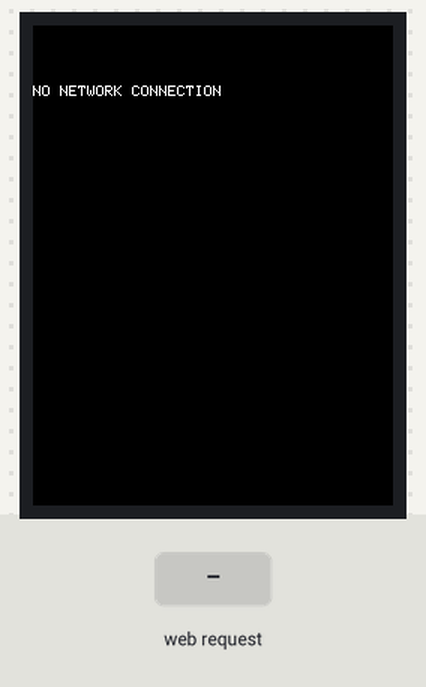
Bench run of a sketch on a simulated ESP32. Shown: 240×320 colour display. Inputs (shaded band) come from the test bench. WiFi joins after 1.5 s; servers stay silent unless stated; what the sketch prints to the serial monitor is not drawn.

Above: at 0.8 s.
3.1 s: HTTP request GET /buttonA received
At 4.3 s:
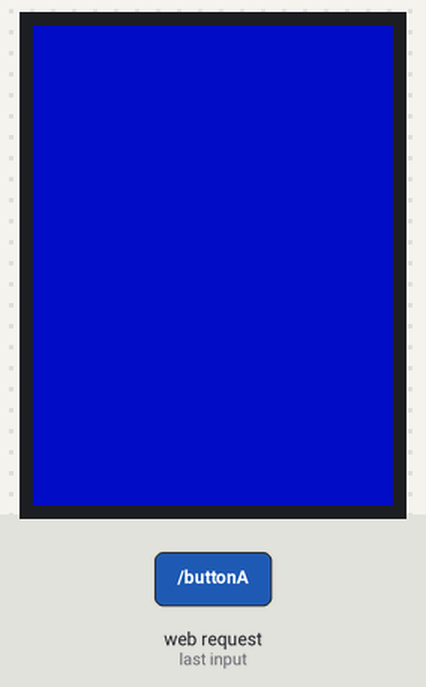
4.6 s: HTTP request GET /buttonB received
At 5.5 s:
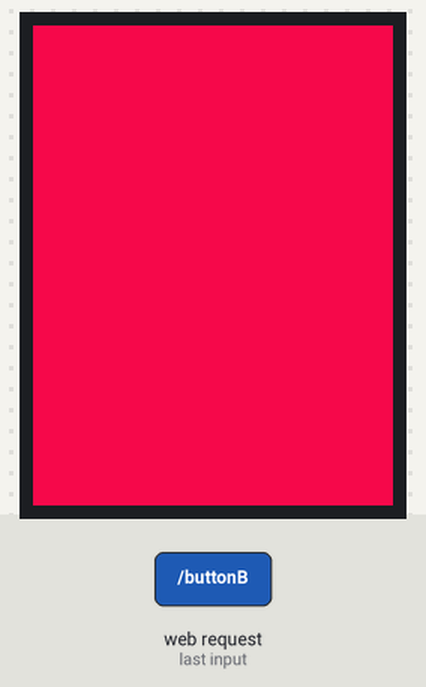
Timing chart, 0 to 7.6 s (numbered marks = the images above; inputs shaded):
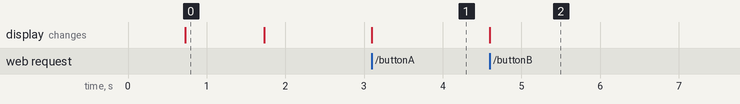

Measured:
- after the input at 3.1 s, the display: changes at once (image 1)
- after the input at 4.6 s, the display: changes at once (image 2)
- what the display in image 0 shows lasts 1.0 s, from 0.7 s to 1.7 s

The sketch:

hosted_server.ino
```cpp
#include <TFT_eSPI.h>
#include "SPI.h"
#include <WiFi.h>
#include <WebServer.h>

#define NET_ID "esp32"

const char* ssid     = NET_ID;

WebServer server(80);

TFT_eSPI tft = TFT_eSPI();

String theWebpage = "<html><a href=/buttonA><button>A Button</button></a><a href=/buttonB><button>B Button</button></a></html>";

void handleRoot() {
  server.send(200, "text/html", theWebpage);
}

void handleClickA(){
  server.send(200, "text/html", theWebpage);
  tft.fillScreen(120);
}

void handleClickB(){
  server.send(200, "text/html", theWebpage);
  tft.fillScreen(10612809);
}

void handleNotFound() {
  String message = "File Not Found\n\n";
  message += "URI: ";
  message += server.uri();
  message += "\nMethod: ";
  message += (server.method() == HTTP_GET) ? "GET" : "POST";
  message += "\nArguments: ";
  message += server.args();
  message += "\n";
  for (uint8_t i = 0; i < server.args(); i++) {
    message += " " + server.argName(i) + ": " + server.arg(i) + "\n";
  }
  server.send(404, "text/plain", message);
  tft.setCursor(0, 40);
  tft.print("File Not Found");
}

void setup(void) {
  Serial.begin(115200);
  WiFi.mode(WIFI_STA);
  WiFi.begin(ssid);
  Serial.println("");

  tft.begin();
  tft.setRotation(0);
  tft.fillScreen(0);

  // Wait for connection
  while (WiFi.status() != WL_CONNECTED) {
    delay(500);
    Serial.print(".");
    tft.setCursor(0, 40);
    tft.print("NO NETWORK CONNECTION");
  }
  tft.fillScreen(0);
  Serial.print("IP address: ");
  Serial.println(WiFi.localIP());

  server.on("/", handleRoot);

  server.on("/buttonA", handleClickA);
  server.on("/buttonB", handleClickB);

  server.onNotFound(handleNotFound);

  server.begin();
  Serial.println("HTTP server started");
}

void loop(void) {
  server.handleClient();
}
```
